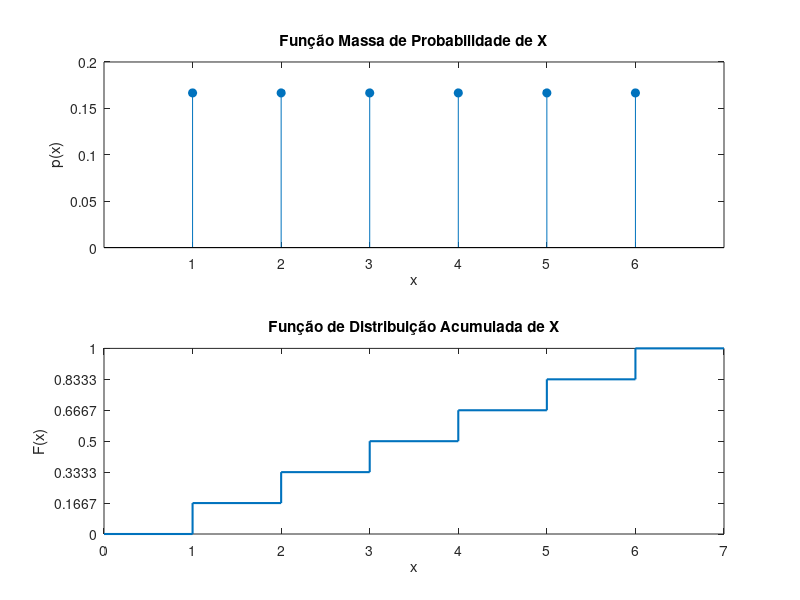

This figure's MATLAB source:
% Dados
X = 1:6; % Valores possíveis para X
pX = ones(1,6) * 1/6; % Função massa de probabilidade

% Função de distribuição acumulada
FX = cumsum(pX);

% Gráficos
figure;

% (a) Gráfico da função massa de probabilidade
subplot(2,1,1);
stem(X, pX, 'filled');
title('Função Massa de Probabilidade de X');
xlabel('x');
ylabel('p(x)');
xlim([0 7]);
ylim([0 0.2]); % Ajuste aqui para 0.2 para acomodar o valor máximo de p(x)
xticks(1:6);


% (b) Gráfico da função de distribuição acumulada
subplot(2,1,2);
stairs([0 X 7], [0 FX 1], 'LineWidth', 1.5);
title('Função de Distribuição Acumulada de X');
xlabel('x');
ylabel('F(x)');
xlim([0 7]);
ylim([0 1]);
xticks(0:7);
yticks(0:1/6:1);
